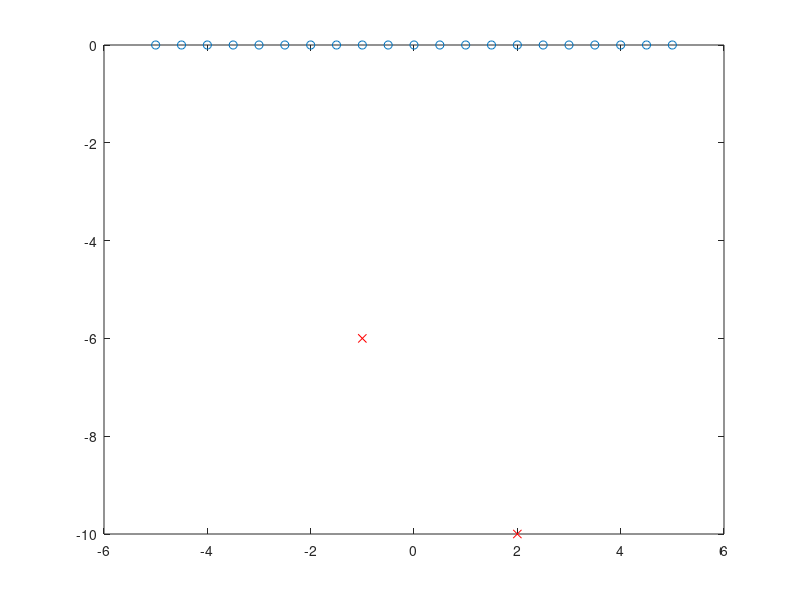

The MATLAB script that drew this image: (Note: this script raises an error after producing the figure.)
% clc
clear, close all
eps0 = 8.8541878128e-12; mu0  = 4.0*pi*1.0e-7; c0 = 1.0/sqrt(eps0*mu0);
freq = c0; landa = c0/freq;

N = 21; L = 2;

r = linspace(-5.0, 5.0, 21)*landa; r = [r; 0.0*ones(size(r))];
% r = linspace(-5.0, 5.0, N)*landa; r = [r; 0.0*ones(size(r))];
% r = (-N/2+1:N/2)*landa/2; r = [r; 0.5*ones(size(r))];

% x = [+0.5*landa, -0.25*landa; -7*landa, -8*landa]; L = 2;
x = [-1.0*landa, 2.0*landa; -6*landa, -10*landa]; % L = 1;

% x = [+2.0*landa, 0.0*landa, -1.0*landa; -8*landa, -6*landa, -5*landa]; L = 3;
% x = [-1.0*landa; -6*landa]; L = 1;
% x = [+0.0*landa; -5*landa]; L = 1;
figure; plot(r(1, :), r(2, :), 'o'); hold on; plot(x(1, :), x(2, :), 'xr')
G = zeros(N, L);
for j0 = 1:L
    gamma = zeros(N, 1);
    for i0 = 1:N
        gamma(i0) = G_func(r(:, i0), x(:, j0), landa);
%         gamma(i0) = awgn(gamma(i0), 10, 'measured');
    end
    G(:, j0) = gamma;
end

% R = [1.0, 0; 0, 1.0];
R = eye(L, L);
% R = [1.0];

H = G*R*(G.');
[U, S, V] = svd(H); 
figure; stem(1:N, diag(S)/max(diag(S)), 'k', 'LineWidth', 3); xlabel('number', 'FontSize',20)
ylabel('Singular Value', 'FontSize',20); grid on; axis([1 N 0 1]); ax = gca; % current axes
ax.FontSize = 20;
% plot(x,y,'--gs',...
%     'LineWidth',2,...
%     'MarkerSize',10,...
%     'MarkerEdgeColor','b',...
%     'MarkerFaceColor',[0.5,0.5,0.5])

% [V, D] = eig((H')*H);
% [d, ind] = sort(diag(D), 'descend'); D = D(ind,ind); V = V(:,ind);

si = 1;
V2 = U;
% v1 = sqrt(S(si, si))*V2(:, si);
v1 = S(si, si)*S(si, si)*V2(:, si);

% si = 1:2;
% V2 = U;
% v1 = V2(:, si);
% for i0 = 1:length(si)
%     v1(:, i0) = v1(:, i0)*sqrt(S(i0, i0));
% end

% si = 2;
% V2 = U;
% v1 = sqrt(S(si, si))*V2(:, si);
% bachpropagation
step = landa/10.0;
xo1 = (-5*landa:step:5*landa);          nxo = length(xo1);
yo1 = (-12*landa:step:0*landa);         nyo = length(yo1);
[xo2, yo2] = meshgrid(xo1, yo1); xo = xo2(:); yo = yo2(:);
% plot(yo, xo, 'x'); axis('xy')

Dort_res = zeros(length(xo), 1);
for i0 = 1:length(xo)
    gamma = zeros(N, 1);
    x_ = [xo(i0); yo(i0)];
    for j0 = 1:N
        gamma(j0) = G_func(r(:, j0), x_, landa);
    end
%     Dort_res(i0) = (gamma.')*v1;
    Dort_res(i0) = sum((gamma')*v1)^2;
%     Dort_res(i0) = sum((v1')*(1./gamma));
end
norm_m = reshape(Dort_res, [nyo, nxo]);
figure; imagesc(xo1, yo1, abs(norm_m)/max(abs(norm_m(:)))); axis xy; 
hold on; 
% plot(-0.5, -0.5, 'or');  
plot(r(1, :), r(2, :), 'mo', 'LineWidth', 3, 'MarkerSize', 15); hold on; plot(x(1, :), x(2, :), 'xr', 'LineWidth', 3, 'MarkerSize', 15)
xlabel('x-axis (m)', 'FontSize',24)
ylabel('y-axis (m)', 'FontSize',24)
ax = gca; % current axes
ax.FontSize = 30; grid on
legend('Antenna', 'Target')

res_ = abs(norm_m)/max(abs(norm_m(:)));
[M, I] = max(res_);
[~, I2] = max(M); plot(xo1((I2)), yo1(I(I2)), 'sk', 'LineWidth', 3, 'MarkerSize', 15)
legend('Antenna', 'Estimated Object', 'Actual Object')

% err = sqrt((xo1(I2)-x(1,1))^2 +  (yo1(I(I2))-x(2,1))^2)
err = sqrt((xo1(I2)-x(1,2))^2 +  (yo1(I(I2))-x(2,2))^2)

% zlabel('P_M_U_S_I_C', 'FontSize',20)
% figure; mesh(xo2, yo2, norm_m); axis xy
% xlabel('x-axis (m)', 'FontSize',20)
% ylabel('y-axis (m)', 'FontSize',20)
% zlabel('P_M_U_S_I_C', 'FontSize',20)

